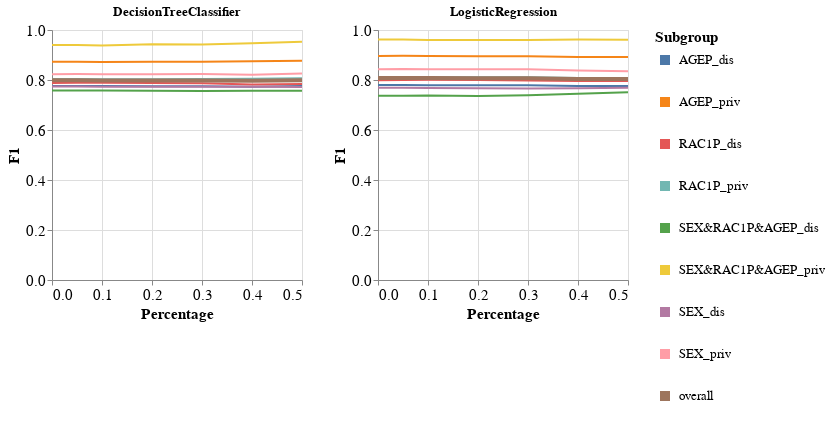

Source (notebook cell):
### Code cell
visualizer.create_subgroups_grid_pct_lines_per_model_plot(subgroup_metric='F1',
                                                          target_preprocessing_technique=PREPROCESSING_TECHNIQUES[0],
                                                          model_names=MODEL_NAMES)

### Figure 1 — Vega-Lite specification as saved in the notebook (floating-point values rounded to 4 significant figures)
{"config": {"view": {"continuousWidth": 400, "continuousHeight": 300}, "axis": {"labelFontSize": 15, "titleFontSize": 15}, "legend": {"labelFontSize": 13, "symbolStrokeWidth": 10, "titleFontSize": 15}}, "vconcat": [{"hconcat": [{"mark": "line", "encoding": {"color": {"field": "Subgroup", "type": "nominal"}, "strokeWidth": {"condition": {"value": 4, "test": "datum.Subgroup == 'overall'"}, "value": 2}, "x": {"field": "Percentage", "type": "quantitative"}, "y": {"field": "Metric_Value", "title": "F1", "type": "quantitative"}}, "height": 250, "title": "DecisionTreeClassifier", "width": 250}, {"data": {"name": "data-983dc3b7a304eb89ed40cf72c8c01dee"}, "mark": "line", "encoding": {"color": {"field": "Subgroup", "type": "nominal"}, "strokeWidth": {"condition": {"value": 4, "test": "datum.Subgroup == 'overall'"}, "value": 2}, "x": {"field": "Percentage", "type": "quantitative"}, "y": {"field": "Metric_Value", "title": "F1", "type": "quantitative"}}, "height": 250, "title": "LogisticRegression", "width": 250}]}], "data": {"name": "data-d1ea35803e718a8c34d6b9a61b015e26"}, "$schema": "https://vega.github.io/schema/vega-lite/v4.17.0.json", "datasets": {"data-d1ea35803e718a8c34d6b9a61b015e26": [{"Model_Name": "DecisionTreeClassifier", "Test_Set_Index": 0.0, "Metric": "F1", "Subgroup": "AGEP_dis", "Num_Estimators": 10.0, "Metric_Value": 0.7758, "Percentage": 0.0}, {"Model_Name": "DecisionTreeClassifier", "Test_Set_Index": 0.0, "Metric": "F1", "Subgroup": "AGEP_priv", "Num_Estimators": 10.0, "Metric_Value": 0.8728, "Percentage": 0.0}, {"Model_Name": "DecisionTreeClassifier", "Test_Set_Index": 0.0, "Metric": "F1", "Subgroup": "RAC1P_dis", "Num_Estimators": 10.0, "Metric_Value": 0.7884, "Percentage": 0.0}, {"Model_Name": "DecisionTreeClassifier", "Test_Set_Index": 0.0, "Metric": "F1", "Subgroup": "RAC1P_priv", "Num_Estimators": 10.0, "Metric_Value": 0.8039, "Percentage": 0.0}, {"Model_Name": "DecisionTreeClassifier", "Test_Set_Index": 0.0, "Metric": "F1", "Subgroup": "SEX&RAC1P&AGEP_dis", "Num_Estimators": 10.0, "Metric_Value": 0.7577, "Percentage": 0.0}, {"Model_Name": "DecisionTreeClassifier", "Test_Set_Index": 0.0, "Metric": "F1", "Subgroup": "SEX&RAC1P&AGEP_priv", "Num_Estimators": 10.0, "Metric_Value": 0.9402, "Percentage": 0.0}, {"Model_Name": "DecisionTreeClassifier", "Test_Set_Index": 0.0, "Metric": "F1", "Subgroup": "SEX_dis", "Num_Estimators": 10.0, "Metric_Value": 0.7738, "Percentage": 0.0}, {"Model_Name": "DecisionTreeClassifier", "Test_Set_Index": 0.0, "Metric": "F1", "Subgroup": "SEX_priv", "Num_Estimators": 10.0, "Metric_Value": 0.8235, "Percentage": 0.0}, {"Model_Name": "DecisionTreeClassifier", "Test_Set_Index": 0.0, "Metric": "F1", "Subgroup": "overall", "Num_Estimators": 10.0, "Metric_Value": 0.7987, "Percentage": 0.0}, {"Model_Name": "DecisionTreeClassifier", "Test_Set_Index": 1.0, "Metric": "F1", "Subgroup": "AGEP_dis", "Num_Estimators": 10.0, "Metric_Value": 0.7762, "Percentage": 0.05}, {"Model_Name": "DecisionTreeClassifier", "Test_Set_Index": 1.0, "Metric": "F1", "Subgroup": "AGEP_priv", "Num_Estimators": 10.0, "Metric_Value": 0.8728, "Percentage": 0.05}, {"Model_Name": "DecisionTreeClassifier", "Test_Set_Index": 1.0, "Metric": "F1", "Subgroup": "RAC1P_dis", "Num_Estimators": 10.0, "Metric_Value": 0.789, "Percentage": 0.05}, {"Model_Name": "DecisionTreeClassifier", "Test_Set_Index": 1.0, "Metric": "F1", "Subgroup": "RAC1P_priv", "Num_Estimators": 10.0, "Metric_Value": 0.804, "Percentage": 0.05}, {"Model_Name": "DecisionTreeClassifier", "Test_Set_Index": 1.0, "Metric": "F1", "Subgroup": "SEX&RAC1P&AGEP_dis", "Num_Estimators": 10.0, "Metric_Value": 0.7577, "Percentage": 0.05}, {"Model_Name": "DecisionTreeClassifier", "Test_Set_Index": 1.0, "Metric": "F1", "Subgroup": "SEX&RAC1P&AGEP_priv", "Num_Estimators": 10.0, "Metric_Value": 0.9402, "Percentage": 0.05}, {"Model_Name": "DecisionTreeClassifier", "Test_Set_Index": 1.0, "Metric": "F1", "Subgroup": "SEX_dis", "Num_Estimators": 10.0, "Metric_Value": 0.7736, "Percentage": 0.05}, {"Model_Name": "DecisionTreeClassifier", "Test_Set_Index": 1.0, "Metric": "F1", "Subgroup": "SEX_priv", "Num_Estimators": 10.0, "Metric_Value": 0.8243, "Percentage": 0.05}, {"Model_Name": "DecisionTreeClassifier", "Test_Set_Index": 1.0, "Metric": "F1", "Subgroup": "overall", "Num_Estimators": 10.0, "Metric_Value": 0.7989, "Percentage": 0.05}, {"Model_Name": "DecisionTreeClassifier", "Test_Set_Index": 2.0, "Metric": "F1", "Subgroup": "AGEP_dis", "Num_Estimators": 10.0, "Metric_Value": 0.7756, "Percentage": 0.1}, {"Model_Name": "DecisionTreeClassifier", "Test_Set_Index": 2.0, "Metric": "F1", "Subgroup": "AGEP_priv", "Num_Estimators": 10.0, "Metric_Value": 0.8722, "Percentage": 0.1}, {"Model_Name": "DecisionTreeClassifier", "Test_Set_Index": 2.0, "Metric": "F1", "Subgroup": "RAC1P_dis", "Num_Estimators": 10.0, "Metric_Value": 0.7888, "Percentage": 0.1}, {"Model_Name": "DecisionTreeClassifier", "Test_Set_Index": 2.0, "Metric": "F1", "Subgroup": "RAC1P_priv", "Num_Estimators": 10.0, "Metric_Value": 0.8032, "Percentage": 0.1}, {"Model_Name": "DecisionTreeClassifier", "Test_Set_Index": 2.0, "Metric": "F1", "Subgroup": "SEX&RAC1P&AGEP_dis", "Num_Estimators": 10.0, "Metric_Value": 0.7583, "Percentage": 0.1}, {"Model_Name": "DecisionTreeClassifier", "Test_Set_Index": 2.0, "Metric": "F1", "Subgroup": "SEX&RAC1P&AGEP_priv", "Num_Estimators": 10.0, "Metric_Value": 0.9381, "Percentage": 0.1}, {"Model_Name": "DecisionTreeClassifier", "Test_Set_Index": 2.0, "Metric": "F1", "Subgroup": "SEX_dis", "Num_Estimators": 10.0, "Metric_Value": 0.7734, "Percentage": 0.1}, {"Model_Name": "DecisionTreeClassifier", "Test_Set_Index": 2.0, "Metric": "F1", "Subgroup": "SEX_priv", "Num_Estimators": 10.0, "Metric_Value": 0.8232, "Percentage": 0.1}, {"Model_Name": "DecisionTreeClassifier", "Test_Set_Index": 2.0, "Metric": "F1", "Subgroup": "overall", "Num_Estimators": 10.0, "Metric_Value": 0.7983, "Percentage": 0.1}, {"Model_Name": "DecisionTreeClassifier", "Test_Set_Index": 3.0, "Metric": "F1", "Subgroup": "AGEP_dis", "Num_Estimators": 10.0, "Metric_Value": 0.7749, "Percentage": 0.2}, {"Model_Name": "DecisionTreeClassifier", "Test_Set_Index": 3.0, "Metric": "F1", "Subgroup": "AGEP_priv", "Num_Estimators": 10.0, "Metric_Value": 0.8729, "Percentage": 0.2}, {"Model_Name": "DecisionTreeClassifier", "Test_Set_Index": 3.0, "Metric": "F1", "Subgroup": "RAC1P_dis", "Num_Estimators": 10.0, "Metric_Value": 0.7876, "Percentage": 0.2}, {"Model_Name": "DecisionTreeClassifier", "Test_Set_Index": 3.0, "Metric": "F1", "Subgroup": "RAC1P_priv", "Num_Estimators": 10.0, "Metric_Value": 0.8033, "Percentage": 0.2}, {"Model_Name": "DecisionTreeClassifier", "Test_Set_Index": 3.0, "Metric": "F1", "Subgroup": "SEX&RAC1P&AGEP_dis", "Num_Estimators": 10.0, "Metric_Value": 0.7569, "Percentage": 0.2}, {"Model_Name": "DecisionTreeClassifier", "Test_Set_Index": 3.0, "Metric": "F1", "Subgroup": "SEX&RAC1P&AGEP_priv", "Num_Estimators": 10.0, "Metric_Value": 0.9427, "Percentage": 0.2}, {"Model_Name": "DecisionTreeClassifier", "Test_Set_Index": 3.0, "Metric": "F1", "Subgroup": "SEX_dis", "Num_Estimators": 10.0, "Metric_Value": 0.7728, "Percentage": 0.2}, {"Model_Name": "DecisionTreeClassifier", "Test_Set_Index": 3.0, "Metric": "F1", "Subgroup": "SEX_priv", "Num_Estimators": 10.0, "Metric_Value": 0.823, "Percentage": 0.2}, {"Model_Name": "DecisionTreeClassifier", "Test_Set_Index": 3.0, "Metric": "F1", "Subgroup": "overall", "Num_Estimators": 10.0, "Metric_Value": 0.798, "Percentage": 0.2}, {"Model_Name": "DecisionTreeClassifier", "Test_Set_Index": 4.0, "Metric": "F1", "Subgroup": "AGEP_dis", "Num_Estimators": 10.0, "Metric_Value": 0.7752, "Percentage": 0.3}, {"Model_Name": "DecisionTreeClassifier", "Test_Set_Index": 4.0, "Metric": "F1", "Subgroup": "AGEP_priv", "Num_Estimators": 10.0, "Metric_Value": 0.8732, "Percentage": 0.3}, {"Model_Name": "DecisionTreeClassifier", "Test_Set_Index": 4.0, "Metric": "F1", "Subgroup": "RAC1P_dis", "Num_Estimators": 10.0, "Metric_Value": 0.7868, "Percentage": 0.3}, {"Model_Name": "DecisionTreeClassifier", "Test_Set_Index": 4.0, "Metric": "F1", "Subgroup": "RAC1P_priv", "Num_Estimators": 10.0, "Metric_Value": 0.8041, "Percentage": 0.3}, {"Model_Name": "DecisionTreeClassifier", "Test_Set_Index": 4.0, "Metric": "F1", "Subgroup": "SEX&RAC1P&AGEP_dis", "Num_Estimators": 10.0, "Metric_Value": 0.7557, "Percentage": 0.3}, {"Model_Name": "DecisionTreeClassifier", "Test_Set_Index": 4.0, "Metric": "F1", "Subgroup": "SEX&RAC1P&AGEP_priv", "Num_Estimators": 10.0, "Metric_Value": 0.9416, "Percentage": 0.3}, {"Model_Name": "DecisionTreeClassifier", "Test_Set_Index": 4.0, "Metric": "F1", "Subgroup": "SEX_dis", "Num_Estimators": 10.0, "Metric_Value": 0.7726, "Percentage": 0.3}, {"Model_Name": "DecisionTreeClassifier", "Test_Set_Index": 4.0, "Metric": "F1", "Subgroup": "SEX_priv", "Num_Estimators": 10.0, "Metric_Value": 0.8236, "Percentage": 0.3}, {"Model_Name": "DecisionTreeClassifier", "Test_Set_Index": 4.0, "Metric": "F1", "Subgroup": "overall", "Num_Estimators": 10.0, "Metric_Value": 0.7982, "Percentage": 0.3}, {"Model_Name": "DecisionTreeClassifier", "Test_Set_Index": 5.0, "Metric": "F1", "Subgroup": "AGEP_dis", "Num_Estimators": 10.0, "Metric_Value": 0.7734, "Percentage": 0.4}, {"Model_Name": "DecisionTreeClassifier", "Test_Set_Index": 5.0, "Metric": "F1", "Subgroup": "AGEP_priv", "Num_Estimators": 10.0, "Metric_Value": 0.8747, "Percentage": 0.4}, {"Model_Name": "DecisionTreeClassifier", "Test_Set_Index": 5.0, "Metric": "F1", "Subgroup": "RAC1P_dis", "Num_Estimators": 10.0, "Metric_Value": 0.7824, "Percentage": 0.4}, {"Model_Name": "DecisionTreeClassifier", "Test_Set_Index": 5.0, "Metric": "F1", "Subgroup": "RAC1P_priv", "Num_Estimators": 10.0, "Metric_Value": 0.8048, "Percentage": 0.4}, {"Model_Name": "DecisionTreeClassifier", "Test_Set_Index": 5.0, "Metric": "F1", "Subgroup": "SEX&RAC1P&AGEP_dis", "Num_Estimators": 10.0, "Metric_Value": 0.757, "Percentage": 0.4}, {"Model_Name": "DecisionTreeClassifier", "Test_Set_Index": 5.0, "Metric": "F1", "Subgroup": "SEX&RAC1P&AGEP_priv", "Num_Estimators": 10.0, "Metric_Value": 0.9472, "Percentage": 0.4}, {"Model_Name": "DecisionTreeClassifier", "Test_Set_Index": 5.0, "Metric": "F1", "Subgroup": "SEX_dis", "Num_Estimators": 10.0, "Metric_Value": 0.7728, "Percentage": 0.4}, {"Model_Name": "DecisionTreeClassifier", "Test_Set_Index": 5.0, "Metric": "F1", "Subgroup": "SEX_priv", "Num_Estimators": 10.0, "Metric_Value": 0.8213, "Percentage": 0.4}, {"Model_Name": "DecisionTreeClassifier", "Test_Set_Index": 5.0, "Metric": "F1", "Subgroup": "overall", "Num_Estimators": 10.0, "Metric_Value": 0.7972, "Percentage": 0.4}, {"Model_Name": "DecisionTreeClassifier", "Test_Set_Index": 6.0, "Metric": "F1", "Subgroup": "AGEP_dis", "Num_Estimators": 10.0, "Metric_Value": 0.7756, "Percentage": 0.5}, {"Model_Name": "DecisionTreeClassifier", "Test_Set_Index": 6.0, "Metric": "F1", "Subgroup": "AGEP_priv", "Num_Estimators": 10.0, "Metric_Value": 0.8766, "Percentage": 0.5}, {"Model_Name": "DecisionTreeClassifier", "Test_Set_Index": 6.0, "Metric": "F1", "Subgroup": "RAC1P_dis", "Num_Estimators": 10.0, "Metric_Value": 0.7845, "Percentage": 0.5}, {"Model_Name": "DecisionTreeClassifier", "Test_Set_Index": 6.0, "Metric": "F1", "Subgroup": "RAC1P_priv", "Num_Estimators": 10.0, "Metric_Value": 0.8068, "Percentage": 0.5}, {"Model_Name": "DecisionTreeClassifier", "Test_Set_Index": 6.0, "Metric": "F1", "Subgroup": "SEX&RAC1P&AGEP_dis", "Num_Estimators": 10.0, "Metric_Value": 0.7572, "Percentage": 0.5}, {"Model_Name": "DecisionTreeClassifier", "Test_Set_Index": 6.0, "Metric": "F1", "Subgroup": "SEX&RAC1P&AGEP_priv", "Num_Estimators": 10.0, "Metric_Value": 0.9531, "Percentage": 0.5}, {"Model_Name": "DecisionTreeClassifier", "Test_Set_Index": 6.0, "Metric": "F1", "Subgroup": "SEX_dis", "Num_Estimators": 10.0, "Metric_Value": 0.7723, "Percentage": 0.5}, {"Model_Name": "DecisionTreeClassifier", "Test_Set_Index": 6.0, "Metric": "F1", "Subgroup": "SEX_priv", "Num_Estimators": 10.0, "Metric_Value": 0.8258, "Percentage": 0.5}, {"Model_Name": "DecisionTreeClassifier", "Test_Set_Index": 6.0, "Metric": "F1", "Subgroup": "overall", "Num_Estimators": 10.0, "Metric_Value": 0.7992, "Percentage": 0.5}], "data-983dc3b7a304eb89ed40cf72c8c01dee": [{"Model_Name": "LogisticRegression", "Test_Set_Index": 0.0, "Metric": "F1", "Subgroup": "AGEP_dis", "Num_Estimators": 10.0, "Metric_Value": 0.78, "Percentage": 0.0}, {"Model_Name": "LogisticRegression", "Test_Set_Index": 0.0, "Metric": "F1", "Subgroup": "AGEP_priv", "Num_Estimators": 10.0, "Metric_Value": 0.8959, "Percentage": 0.0}, {"Model_Name": "LogisticRegression", "Test_Set_Index": 0.0, "Metric": "F1", "Subgroup": "RAC1P_dis", "Num_Estimators": 10.0, "Metric_Value": 0.7994, "Percentage": 0.0}, {"Model_Name": "LogisticRegression", "Test_Set_Index": 0.0, "Metric": "F1", "Subgroup": "RAC1P_priv", "Num_Estimators": 10.0, "Metric_Value": 0.8122, "Percentage": 0.0}, {"Model_Name": "LogisticRegression", "Test_Set_Index": 0.0, "Metric": "F1", "Subgroup": "SEX&RAC1P&AGEP_dis", "Num_Estimators": 10.0, "Metric_Value": 0.7371, "Percentage": 0.0}, {"Model_Name": "LogisticRegression", "Test_Set_Index": 0.0, "Metric": "F1", "Subgroup": "SEX&RAC1P&AGEP_priv", "Num_Estimators": 10.0, "Metric_Value": 0.962, "Percentage": 0.0}, {"Model_Name": "LogisticRegression", "Test_Set_Index": 0.0, "Metric": "F1", "Subgroup": "SEX_dis", "Num_Estimators": 10.0, "Metric_Value": 0.7694, "Percentage": 0.0}, {"Model_Name": "LogisticRegression", "Test_Set_Index": 0.0, "Metric": "F1", "Subgroup": "SEX_priv", "Num_Estimators": 10.0, "Metric_Value": 0.8428, "Percentage": 0.0}, {"Model_Name": "LogisticRegression", "Test_Set_Index": 0.0, "Metric": "F1", "Subgroup": "overall", "Num_Estimators": 10.0, "Metric_Value": 0.8079, "Percentage": 0.0}, {"Model_Name": "LogisticRegression", "Test_Set_Index": 1.0, "Metric": "F1", "Subgroup": "AGEP_dis", "Num_Estimators": 10.0, "Metric_Value": 0.7801, "Percentage": 0.05}, {"Model_Name": "LogisticRegression", "Test_Set_Index": 1.0, "Metric": "F1", "Subgroup": "AGEP_priv", "Num_Estimators": 10.0, "Metric_Value": 0.8967, "Percentage": 0.05}, {"Model_Name": "LogisticRegression", "Test_Set_Index": 1.0, "Metric": "F1", "Subgroup": "RAC1P_dis", "Num_Estimators": 10.0, "Metric_Value": 0.8, "Percentage": 0.05}, {"Model_Name": "LogisticRegression", "Test_Set_Index": 1.0, "Metric": "F1", "Subgroup": "RAC1P_priv", "Num_Estimators": 10.0, "Metric_Value": 0.8124, "Percentage": 0.05}, {"Model_Name": "LogisticRegression", "Test_Set_Index": 1.0, "Metric": "F1", "Subgroup": "SEX&RAC1P&AGEP_dis", "Num_Estimators": 10.0, "Metric_Value": 0.7371, "Percentage": 0.05}, {"Model_Name": "LogisticRegression", "Test_Set_Index": 1.0, "Metric": "F1", "Subgroup": "SEX&RAC1P&AGEP_priv", "Num_Estimators": 10.0, "Metric_Value": 0.962, "Percentage": 0.05}, {"Model_Name": "LogisticRegression", "Test_Set_Index": 1.0, "Metric": "F1", "Subgroup": "SEX_dis", "Num_Estimators": 10.0, "Metric_Value": 0.7688, "Percentage": 0.05}, {"Model_Name": "LogisticRegression", "Test_Set_Index": 1.0, "Metric": "F1", "Subgroup": "SEX_priv", "Num_Estimators": 10.0, "Metric_Value": 0.8439, "Percentage": 0.05}, {"Model_Name": "LogisticRegression", "Test_Set_Index": 1.0, "Metric": "F1", "Subgroup": "overall", "Num_Estimators": 10.0, "Metric_Value": 0.8083, "Percentage": 0.05}, {"Model_Name": "LogisticRegression", "Test_Set_Index": 2.0, "Metric": "F1", "Subgroup": "AGEP_dis", "Num_Estimators": 10.0, "Metric_Value": 0.7794, "Percentage": 0.1}, {"Model_Name": "LogisticRegression", "Test_Set_Index": 2.0, "Metric": "F1", "Subgroup": "AGEP_priv", "Num_Estimators": 10.0, "Metric_Value": 0.8961, "Percentage": 0.1}, {"Model_Name": "LogisticRegression", "Test_Set_Index": 2.0, "Metric": "F1", "Subgroup": "RAC1P_dis", "Num_Estimators": 10.0, "Metric_Value": 0.8006, "Percentage": 0.1}, {"Model_Name": "LogisticRegression", "Test_Set_Index": 2.0, "Metric": "F1", "Subgroup": "RAC1P_priv", "Num_Estimators": 10.0, "Metric_Value": 0.811, "Percentage": 0.1}, {"Model_Name": "LogisticRegression", "Test_Set_Index": 2.0, "Metric": "F1", "Subgroup": "SEX&RAC1P&AGEP_dis", "Num_Estimators": 10.0, "Metric_Value": 0.7383, "Percentage": 0.1}, {"Model_Name": "LogisticRegression", "Test_Set_Index": 2.0, "Metric": "F1", "Subgroup": "SEX&RAC1P&AGEP_priv", "Num_Estimators": 10.0, "Metric_Value": 0.96, "Percentage": 0.1}, {"Model_Name": "LogisticRegression", "Test_Set_Index": 2.0, "Metric": "F1", "Subgroup": "SEX_dis", "Num_Estimators": 10.0, "Metric_Value": 0.7684, "Percentage": 0.1}, {"Model_Name": "LogisticRegression", "Test_Set_Index": 2.0, "Metric": "F1", "Subgroup": "SEX_priv", "Num_Estimators": 10.0, "Metric_Value": 0.8427, "Percentage": 0.1}, {"Model_Name": "LogisticRegression", "Test_Set_Index": 2.0, "Metric": "F1", "Subgroup": "overall", "Num_Estimators": 10.0, "Metric_Value": 0.8075, "Percentage": 0.1}, {"Model_Name": "LogisticRegression", "Test_Set_Index": 3.0, "Metric": "F1", "Subgroup": "AGEP_dis", "Num_Estimators": 10.0, "Metric_Value": 0.7792, "Percentage": 0.2}, {"Model_Name": "LogisticRegression", "Test_Set_Index": 3.0, "Metric": "F1", "Subgroup": "AGEP_priv", "Num_Estimators": 10.0, "Metric_Value": 0.8948, "Percentage": 0.2}, {"Model_Name": "LogisticRegression", "Test_Set_Index": 3.0, "Metric": "F1", "Subgroup": "RAC1P_dis", "Num_Estimators": 10.0, "Metric_Value": 0.7998, "Percentage": 0.2}, {"Model_Name": "LogisticRegression", "Test_Set_Index": 3.0, "Metric": "F1", "Subgroup": "RAC1P_priv", "Num_Estimators": 10.0, "Metric_Value": 0.8107, "Percentage": 0.2}, {"Model_Name": "LogisticRegression", "Test_Set_Index": 3.0, "Metric": "F1", "Subgroup": "SEX&RAC1P&AGEP_dis", "Num_Estimators": 10.0, "Metric_Value": 0.7359, "Percentage": 0.2}, {"Model_Name": "LogisticRegression", "Test_Set_Index": 3.0, "Metric": "F1", "Subgroup": "SEX&RAC1P&AGEP_priv", "Num_Estimators": 10.0, "Metric_Value": 0.96, "Percentage": 0.2}, {"Model_Name": "LogisticRegression", "Test_Set_Index": 3.0, "Metric": "F1", "Subgroup": "SEX_dis", "Num_Estimators": 10.0, "Metric_Value": 0.767, "Percentage": 0.2}, {"Model_Name": "LogisticRegression", "Test_Set_Index": 3.0, "Metric": "F1", "Subgroup": "SEX_priv", "Num_Estimators": 10.0, "Metric_Value": 0.8432, "Percentage": 0.2}, {"Model_Name": "LogisticRegression", "Test_Set_Index": 3.0, "Metric": "F1", "Subgroup": "overall", "Num_Estimators": 10.0, "Metric_Value": 0.8071, "Percentage": 0.2}, {"Model_Name": "LogisticRegression", "Test_Set_Index": 4.0, "Metric": "F1", "Subgroup": "AGEP_dis", "Num_Estimators": 10.0, "Metric_Value": 0.7785, "Percentage": 0.3}, {"Model_Name": "LogisticRegression", "Test_Set_Index": 4.0, "Metric": "F1", "Subgroup": "AGEP_priv", "Num_Estimators": 10.0, "Metric_Value": 0.895, "Percentage": 0.3}, {"Model_Name": "LogisticRegression", "Test_Set_Index": 4.0, "Metric": "F1", "Subgroup": "RAC1P_dis", "Num_Estimators": 10.0, "Metric_Value": 0.7985, "Percentage": 0.3}, {"Model_Name": "LogisticRegression", "Test_Set_Index": 4.0, "Metric": "F1", "Subgroup": "RAC1P_priv", "Num_Estimators": 10.0, "Metric_Value": 0.8106, "Percentage": 0.3}, {"Model_Name": "LogisticRegression", "Test_Set_Index": 4.0, "Metric": "F1", "Subgroup": "SEX&RAC1P&AGEP_dis", "Num_Estimators": 10.0, "Metric_Value": 0.7388, "Percentage": 0.3}, {"Model_Name": "LogisticRegression", "Test_Set_Index": 4.0, "Metric": "F1", "Subgroup": "SEX&RAC1P&AGEP_priv", "Num_Estimators": 10.0, "Metric_Value": 0.96, "Percentage": 0.3}, {"Model_Name": "LogisticRegression", "Test_Set_Index": 4.0, "Metric": "F1", "Subgroup": "SEX_dis", "Num_Estimators": 10.0, "Metric_Value": 0.7659, "Percentage": 0.3}, {"Model_Name": "LogisticRegression", "Test_Set_Index": 4.0, "Metric": "F1", "Subgroup": "SEX_priv", "Num_Estimators": 10.0, "Metric_Value": 0.843, "Percentage": 0.3}, {"Model_Name": "LogisticRegression", "Test_Set_Index": 4.0, "Metric": "F1", "Subgroup": "overall", "Num_Estimators": 10.0, "Metric_Value": 0.8065, "Percentage": 0.3}, {"Model_Name": "LogisticRegression", "Test_Set_Index": 5.0, "Metric": "F1", "Subgroup": "AGEP_dis", "Num_Estimators": 10.0, "Metric_Value": 0.7765, "Percentage": 0.4}, {"Model_Name": "LogisticRegression", "Test_Set_Index": 5.0, "Metric": "F1", "Subgroup": "AGEP_priv", "Num_Estimators": 10.0, "Metric_Value": 0.8921, "Percentage": 0.4}, {"Model_Name": "LogisticRegression", "Test_Set_Index": 5.0, "Metric": "F1", "Subgroup": "RAC1P_dis", "Num_Estimators": 10.0, "Metric_Value": 0.7962, "Percentage": 0.4}, {"Model_Name": "LogisticRegression", "Test_Set_Index": 5.0, "Metric": "F1", "Subgroup": "RAC1P_priv", "Num_Estimators": 10.0, "Metric_Value": 0.8084, "Percentage": 0.4}, {"Model_Name": "LogisticRegression", "Test_Set_Index": 5.0, "Metric": "F1", "Subgroup": "SEX&RAC1P&AGEP_dis", "Num_Estimators": 10.0, "Metric_Value": 0.7452, "Percentage": 0.4}, {"Model_Name": "LogisticRegression", "Test_Set_Index": 5.0, "Metric": "F1", "Subgroup": "SEX&RAC1P&AGEP_priv", "Num_Estimators": 10.0, "Metric_Value": 0.9622, "Percentage": 0.4}, {"Model_Name": "LogisticRegression", "Test_Set_Index": 5.0, "Metric": "F1", "Subgroup": "SEX_dis", "Num_Estimators": 10.0, "Metric_Value": 0.7669, "Percentage": 0.4}, {"Model_Name": "LogisticRegression", "Test_Set_Index": 5.0, "Metric": "F1", "Subgroup": "SEX_priv", "Num_Estimators": 10.0, "Metric_Value": 0.8377, "Percentage": 0.4}, {"Model_Name": "LogisticRegression", "Test_Set_Index": 5.0, "Metric": "F1", "Subgroup": "overall", "Num_Estimators": 10.0, "Metric_Value": 0.8043, "Percentage": 0.4}, {"Model_Name": "LogisticRegression", "Test_Set_Index": 6.0, "Metric": "F1", "Subgroup": "AGEP_dis", "Num_Estimators": 10.0, "Metric_Value": 0.7759, "Percentage": 0.5}, {"Model_Name": "LogisticRegression", "Test_Set_Index": 6.0, "Metric": "F1", "Subgroup": "AGEP_priv", "Num_Estimators": 10.0, "Metric_Value": 0.8924, "Percentage": 0.5}, {"Model_Name": "LogisticRegression", "Test_Set_Index": 6.0, "Metric": "F1", "Subgroup": "RAC1P_dis", "Num_Estimators": 10.0, "Metric_Value": 0.7956, "Percentage": 0.5}, {"Model_Name": "LogisticRegression", "Test_Set_Index": 6.0, "Metric": "F1", "Subgroup": "RAC1P_priv", "Num_Estimators": 10.0, "Metric_Value": 0.808, "Percentage": 0.5}, {"Model_Name": "LogisticRegression", "Test_Set_Index": 6.0, "Metric": "F1", "Subgroup": "SEX&RAC1P&AGEP_dis", "Num_Estimators": 10.0, "Metric_Value": 0.7514, "Percentage": 0.5}, {"Model_Name": "LogisticRegression", "Test_Set_Index": 6.0, "Metric": "F1", "Subgroup": "SEX&RAC1P&AGEP_priv", "Num_Estimators": 10.0, "Metric_Value": 0.9612, "Percentage": 0.5}, {"Model_Name": "LogisticRegression", "Test_Set_Index": 6.0, "Metric": "F1", "Subgroup": "SEX_dis", "Num_Estimators": 10.0, "Metric_Value": 0.769, "Percentage": 0.5}, {"Model_Name": "LogisticRegression", "Test_Set_Index": 6.0, "Metric": "F1", "Subgroup": "SEX_priv", "Num_Estimators": 10.0, "Metric_Value": 0.835, "Percentage": 0.5}, {"Model_Name": "LogisticRegression", "Test_Set_Index": 6.0, "Metric": "F1", "Subgroup": "overall", "Num_Estimators": 10.0, "Metric_Value": 0.8039, "Percentage": 0.5}]}}
